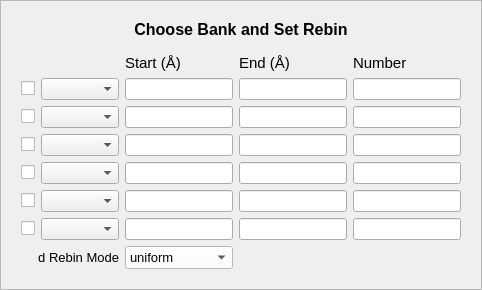
       <widget class="QFrame" name="frame_4">
        <property name="sizePolicy">
         <sizepolicy hsizetype="Preferred" vsizetype="Expanding">
          <horstretch>0</horstretch>
          <verstretch>0</verstretch>
         </sizepolicy>
        </property>
        <property name="styleSheet">
         <string notr="true">QFrame#frame_4 {
	background-color: rgb(248, 254, 255);
	border: 2px solid rgb(205, 255, 255);
}

QPushButton {
    background-color: none; /* 不设置背景色，使用默认样式 */
}</string>
        </property>
        <property name="frameShape">
         <enum>QFrame::StyledPanel</enum>
        </property>
        <property name="frameShadow">
         <enum>QFrame::Raised</enum>
        </property>
        <layout class="QVBoxLayout" name="verticalLayout_3">
         <item>
          <widget class="QWidget" name="widget_19" native="true">
           <property name="minimumSize">
            <size>
             <width>0</width>
             <height>27</height>
            </size>
           </property>
           <property name="maximumSize">
            <size>
             <width>16777215</width>
             <height>27</height>
            </size>
           </property>
           <layout class="QHBoxLayout" name="horizontalLayout_19">
            <property name="spacing">
             <number>0</number>
            </property>
            <property name="leftMargin">
             <number>0</number>
            </property>
            <property name="topMargin">
             <number>7</number>
            </property>
            <property name="rightMargin">
             <number>0</number>
            </property>
            <property name="bottomMargin">
             <number>0</number>
            </property>
            <item>
             <widget class="QLabel" name="label_12">
              <property name="minimumSize">
               <size>
                <width>0</width>
                <height>0</height>
               </size>
              </property>
              <property name="maximumSize">
               <size>
                <width>16777215</width>
                <height>27</height>
               </size>
              </property>
              <property name="font">
               <font>
                <family>Arial</family>
                <pointsize>12</pointsize>
                <weight>75</weight>
                <bold>true</bold>
               </font>
              </property>
              <property name="text">
               <string>Choose Bank and Set Rebin</string>
              </property>
              <property name="alignment">
               <set>Qt::AlignCenter</set>
              </property>
             </widget>
            </item>
           </layout>
          </widget>
         </item>
         <item>
          <widget class="QWidget" name="widget_8" native="true">
           <property name="sizePolicy">
            <sizepolicy hsizetype="Expanding" vsizetype="Expanding">
             <horstretch>0</horstretch>
             <verstretch>0</verstretch>
            </sizepolicy>
           </property>
           <layout class="QGridLayout" name="gridLayout">
            <item row="0" column="2">
             <widget class="QLabel" name="label">
              <property name="sizePolicy">
               <sizepolicy hsizetype="Preferred" vsizetype="Fixed">
                <horstretch>0</horstretch>
                <verstretch>0</verstretch>
               </sizepolicy>
              </property>
              <property name="font">
               <font>
                <family>Arial</family>
                <pointsize>11</pointsize>
               </font>
              </property>
              <property name="text">
               <string>Start (Å)</string>
              </property>
             </widget>
            </item>
            <item row="0" column="3">
             <widget class="QLabel" name="label_2">
              <property name="font">
               <font>
                <family>Arial</family>
                <pointsize>11</pointsize>
               </font>
              </property>
              <property name="text">
               <string>End (Å)</string>
              </property>
             </widget>
            </item>
            <item row="0" column="4">
             <widget class="QLabel" name="label_3">
              <property name="font">
               <font>
                <family>Arial</family>
                <pointsize>11</pointsize>
               </font>
              </property>
              <property name="text">
               <string>Number</string>
              </property>
             </widget>
            </item>
            <item row="1" column="0">
             <widget class="QCheckBox" name="comboBox_1_check">
              <property name="font">
               <font>
                <family>Arial</family>
                <pointsize>10</pointsize>
               </font>
              </property>
              <property name="text">
               <string/>
              </property>
             </widget>
            </item>
            <item row="1" column="1">
             <widget class="QComboBox" name="comboBox_1">
              <item>
               <property name="text">
                <string/>
               </property>
              </item>
              <item>
               <property name="text">
                <string>groupBS</string>
               </property>
              </item>
              <item>
               <property name="text">
                <string>bank01</string>
               </property>
              </item>
              <item>
               <property name="text">
                <string>bank02</string>
               </property>
              </item>
              <item>
               <property name="text">
                <string>bank03</string>
               </property>
              </item>
              <item>
               <property name="text">
                <string>bank04</string>
               </property>
              </item>
              <item>
               <property name="text">
                <string>bank05</string>
               </property>
              </item>
              <item>
               <property name="text">
                <string>bank06</string>
               </property>
              </item>
             </widget>
            </item>
            <item row="1" column="2">
             <widget class="QLineEdit" name="comboBox_1_start"/>
            </item>
            <item row="1" column="3">
             <widget class="QLineEdit" name="comboBox_1_end"/>
            </item>
            <item row="1" column="4">
             <widget class="QLineEdit" name="comboBox_1_number"/>
            </item>
            <item row="2" column="0">
             <widget class="QCheckBox" name="comboBox_2_check">
              <property name="font">
               <font>
                <family>Arial</family>
                <pointsize>10</pointsize>
               </font>
              </property>
              <property name="text">
               <string/>
              </property>
             </widget>
            </item>
            <item row="2" column="1">
             <widget class="QComboBox" name="comboBox_2">
              <item>
               <property name="text">
                <string/>
               </property>
              </item>
              <item>
               <property name="text">
                <string>groupBS</string>
               </property>
              </item>
              <item>
               <property name="text">
                <string>bank01</string>
               </property>
              </item>
              <item>
               <property name="text">
                <string>bank02</string>
               </property>
              </item>
              <item>
               <property name="text">
                <string>bank03</string>
               </property>
              </item>
              <item>
               <property name="text">
                <string>bank04</string>
               </property>
              </item>
              <item>
               <property name="text">
                <string>bank05</string>
               </property>
              </item>
              <item>
               <property name="text">
                <string>bank06</string>
               </property>
              </item>
             </widget>
            </item>
            <item row="2" column="2">
             <widget class="QLineEdit" name="comboBox_2_start"/>
            </item>
            <item row="2" column="3">
             <widget class="QLineEdit" name="comboBox_2_end"/>
            </item>
            <item row="2" column="4">
             <widget class="QLineEdit" name="comboBox_2_number"/>
            </item>
            <item row="3" column="0">
             <widget class="QCheckBox" name="comboBox_3_check">
              <property name="font">
               <font>
                <family>Arial</family>
                <pointsize>10</pointsize>
               </font>
              </property>
              <property name="text">
               <string/>
              </property>
             </widget>
            </item>
            <item row="3" column="1">
             <widget class="QComboBox" name="comboBox_3">
              <item>
               <property name="text">
                <string/>
               </property>
              </item>
              <item>
               <property name="text">
                <string>groupBS</string>
               </property>
              </item>
              <item>
               <property name="text">
                <string>bank01</string>
               </property>
              </item>
              <item>
               <property name="text">
                <string>bank02</string>
               </property>
              </item>
              <item>
               <property name="text">
                <string>bank03</string>
               </property>
              </item>
              <item>
               <property name="text">
                <string>bank04</string>
               </property>
              </item>
              <item>
               <property name="text">
                <string>bank05</string>
               </property>
              </item>
              <item>
               <property name="text">
                <string>bank06</string>
               </property>
              </item>
             </widget>
            </item>
            <item row="3" column="2">
             <widget class="QLineEdit" name="comboBox_3_start"/>
            </item>
            <item row="3" column="3">
             <widget class="QLineEdit" name="comboBox_3_end"/>
            </item>
            <item row="3" column="4">
             <widget class="QLineEdit" name="comboBox_3_number"/>
            </item>
            <item row="4" column="0">
             <widget class="QCheckBox" name="comboBox_4_check">
              <property name="font">
               <font>
                <family>Arial</family>
                <pointsize>10</pointsize>
               </font>
              </property>
              <property name="text">
               <string/>
              </property>
             </widget>
            </item>
            <item row="4" column="1">
             <widget class="QComboBox" name="comboBox_4">
              <item>
               <property name="text">
                <string/>
               </property>
              </item>
              <item>
               <property name="text">
                <string>groupBS</string>
               </property>
              </item>
              <item>
               <property name="text">
                <string>bank01</string>
               </property>
              </item>
              <item>
               <property name="text">
                <string>bank02</string>
               </property>
              </item>
              <item>
               <property name="text">
                <string>bank03</string>
               </property>
              </item>
              <item>
               <property name="text">
                <string>bank04</string>
               </property>
              </item>
              <item>
               <property name="text">
                <string>bank05</string>
               </property>
              </item>
              <item>
               <property name="text">
                <string>bank06</string>
               </property>
              </item>
             </widget>
            </item>
            <item row="4" column="2">
             <widget class="QLineEdit" name="comboBox_4_start"/>
            </item>
            <item row="4" column="3">
             <widget class="QLineEdit" name="comboBox_4_end"/>
            </item>
            <item row="4" column="4">
             <widget class="QLineEdit" name="comboBox_4_number"/>
            </item>
            <item row="5" column="0">
             <widget class="QCheckBox" name="comboBox_5_check">
              <property name="font">
               <font>
                <family>Arial</family>
                <pointsize>10</pointsize>
               </font>
              </property>
              <property name="text">
               <string/>
              </property>
             </widget>
            </item>
            <item row="5" column="1">
             <widget class="QComboBox" name="comboBox_5">
              <item>
               <property name="text">
                <string/>
               </property>
              </item>
              <item>
               <property name="text">
                <string>groupBS</string>
               </property>
              </item>
              <item>
               <property name="text">
                <string>bank01</string>
               </property>
              </item>
              <item>
               <property name="text">
                <string>bank02</string>
               </property>
              </item>
              <item>
               <property name="text">
                <string>bank03</string>
               </property>
              </item>
              <item>
               <property name="text">
                <string>bank04</string>
               </property>
              </item>
              <item>
               <property name="text">
                <string>bank05</string>
               </property>
              </item>
              <item>
               <property name="text">
                <string>bank06</string>
               </property>
              </item>
             </widget>
            </item>
            <item row="5" column="2">
             <widget class="QLineEdit" name="comboBox_5_start"/>
            </item>
            <item row="5" column="3">
             <widget class="QLineEdit" name="comboBox_5_end"/>
            </item>
            <item row="5" column="4">
             <widget class="QLineEdit" name="comboBox_5_number"/>
            </item>
            <item row="6" column="0">
             <widget class="QCheckBox" name="comboBox_6_check">
              <property name="font">
               <font>
                <family>Arial</family>
                <pointsize>10</pointsize>
               </font>
              </property>
              <property name="text">
               <string/>
              </property>
             </widget>
            </item>
            <item row="6" column="1">
             <widget class="QComboBox" name="comboBox_6">
              <item>
               <property name="text">
                <string/>
               </property>
              </item>
              <item>
               <property name="text">
                <string>groupBS</string>
               </property>
              </item>
              <item>
               <property name="text">
                <string>bank01</string>
               </property>
              </item>
              <item>
               <property name="text">
                <string>bank02</string>
               </property>
              </item>
              <item>
               <property name="text">
                <string>bank03</string>
               </property>
              </item>
              <item>
               <property name="text">
                <string>bank04</string>
               </property>
              </item>
              <item>
               <property name="text">
                <string>bank05</string>
               </property>
              </item>
              <item>
               <property name="text">
                <string>bank06</string>
               </property>
              </item>
             </widget>
            </item>
            <item row="6" column="2">
             <widget class="QLineEdit" name="comboBox_6_start"/>
            </item>
            <item row="6" column="3">
             <widget class="QLineEdit" name="comboBox_6_end"/>
            </item>
            <item row="6" column="4">
             <widget class="QLineEdit" name="comboBox_6_number"/>
            </item>
            <item row="7" column="0" colspan="2">
             <widget class="QLabel" name="label_14">
              <property name="sizePolicy">
               <sizepolicy hsizetype="Expanding" vsizetype="Fixed">
                <horstretch>0</horstretch>
                <verstretch>0</verstretch>
               </sizepolicy>
              </property>
              <property name="font">
               <font>
                <family>Arial</family>
                <pointsize>10</pointsize>
               </font>
              </property>
              <property name="text">
               <string>d Rebin Mode</string>
              </property>
              <property name="alignment">
               <set>Qt::AlignRight|Qt::AlignTrailing|Qt::AlignVCenter</set>
              </property>
              <property name="buddy">
               <cstring>rebin_mode</cstring>
              </property>
             </widget>
            </item>
            <item row="7" column="2">
             <widget class="QComboBox" name="rebin_mode">
              <property name="sizePolicy">
               <sizepolicy hsizetype="Expanding" vsizetype="Fixed">
                <horstretch>0</horstretch>
                <verstretch>0</verstretch>
               </sizepolicy>
              </property>
              <property name="font">
               <font>
                <family>Arial</family>
                <pointsize>10</pointsize>
               </font>
              </property>
              <property name="styleSheet">
               <string notr="true">background-color: rgb(255, 255, 255);</string>
              </property>
              <item>
               <property name="text">
                <string>uniform</string>
               </property>
              </item>
              <item>
               <property name="text">
                <string>log_10</string>
               </property>
              </item>
              <item>
               <property name="text">
                <string>log_e</string>
               </property>
              </item>
             </widget>
            </item>
           </layout>
          </widget>
         </item>
        </layout>
       </widget>
